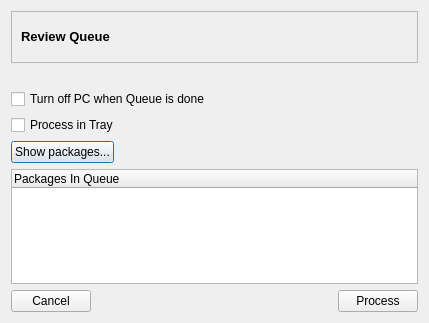
<ui version="4.0" >
 <class>QueueReadyDialog</class>
 <widget class="QDialog" name="QueueReadyDialog" >
  <property name="geometry" >
   <rect>
    <x>0</x>
    <y>0</y>
    <width>429</width>
    <height>323</height>
   </rect>
  </property>
  <property name="windowTitle" >
   <string>Review Queue</string>
  </property>
  <layout class="QGridLayout" >
   <item row="1" column="0" >
    <layout class="QVBoxLayout" >
     <item>
      <widget class="QLabel" name="queueInfo" >
       <property name="text" >
        <string/>
       </property>
      </widget>
     </item>
     <item>
      <widget class="QCheckBox" name="turnoffBox" >
       <property name="text" >
        <string>Turn off PC when Queue is done</string>
       </property>
      </widget>
     </item>
     <item>
      <widget class="QCheckBox" name="trayBox" >
       <property name="text" >
        <string>Process in Tray</string>
       </property>
      </widget>
     </item>
     <item>
      <layout class="QHBoxLayout" >
       <item>
        <widget class="QPushButton" name="showPackages" >
         <property name="text" >
          <string>Show packages...</string>
         </property>
         <property name="checkable" >
          <bool>true</bool>
         </property>
        </widget>
       </item>
       <item>
        <spacer>
         <property name="orientation" >
          <enum>Qt::Horizontal</enum>
         </property>
         <property name="sizeHint" >
          <size>
           <width>40</width>
           <height>20</height>
          </size>
         </property>
        </spacer>
       </item>
      </layout>
     </item>
     <item>
      <widget class="QTreeWidget" name="treeWidget" >
       <column>
        <property name="text" >
         <string>Packages In Queue</string>
        </property>
       </column>
      </widget>
     </item>
     <item>
      <layout class="QHBoxLayout" >
       <item>
        <widget class="QPushButton" name="cancelButton" >
         <property name="text" >
          <string>Cancel</string>
         </property>
         <property name="icon" >
          <iconset resource="qtpacman.qrc" >:/Icons/icons/dialog-cancel.png</iconset>
         </property>
        </widget>
       </item>
       <item>
        <spacer>
         <property name="orientation" >
          <enum>Qt::Horizontal</enum>
         </property>
         <property name="sizeHint" >
          <size>
           <width>81</width>
           <height>20</height>
          </size>
         </property>
        </spacer>
       </item>
       <item>
        <widget class="QPushButton" name="processButton" >
         <property name="text" >
          <string>Process</string>
         </property>
         <property name="icon" >
          <iconset resource="qtpacman.qrc" >:/Icons/icons/dialog-ok-apply.png</iconset>
         </property>
        </widget>
       </item>
      </layout>
     </item>
    </layout>
   </item>
   <item row="0" column="0" >
    <widget class="QFrame" name="frame" >
     <property name="sizePolicy" >
      <sizepolicy vsizetype="Maximum" hsizetype="Preferred" >
       <horstretch>0</horstretch>
       <verstretch>0</verstretch>
      </sizepolicy>
     </property>
     <property name="frameShape" >
      <enum>QFrame::StyledPanel</enum>
     </property>
     <property name="frameShadow" >
      <enum>QFrame::Sunken</enum>
     </property>
     <layout class="QGridLayout" >
      <item row="0" column="0" >
       <widget class="QLabel" name="label" >
        <property name="text" >
         <string>&lt;html>&lt;head>&lt;meta name="qrichtext" content="1" />&lt;style type="text/css">
p, li { white-space: pre-wrap; }
&lt;/style>&lt;/head>&lt;body style=" font-family:'Sans Serif'; font-size:10pt; font-weight:400; font-style:normal;">
&lt;p style=" margin-top:0px; margin-bottom:0px; margin-left:0px; margin-right:0px; -qt-block-indent:0; text-indent:0px;">&lt;span style=" font-weight:600;">Review Queue&lt;/span>&lt;/p>&lt;/body>&lt;/html></string>
        </property>
       </widget>
      </item>
      <item row="0" column="1" >
       <widget class="QLabel" name="label_2" >
        <property name="sizePolicy" >
         <sizepolicy vsizetype="Maximum" hsizetype="Maximum" >
          <horstretch>0</horstretch>
          <verstretch>0</verstretch>
         </sizepolicy>
        </property>
        <property name="minimumSize" >
         <size>
          <width>32</width>
          <height>32</height>
         </size>
        </property>
        <property name="text" >
         <string/>
        </property>
        <property name="pixmap" >
         <pixmap resource="qtpacman.qrc" >:/Icons/icons/dialog-ok-apply.png</pixmap>
        </property>
        <property name="scaledContents" >
         <bool>true</bool>
        </property>
       </widget>
      </item>
     </layout>
    </widget>
   </item>
  </layout>
 </widget>
 <resources>
  <include location="qtpacman.qrc" />
 </resources>
 <connections>
  <connection>
   <sender>showPackages</sender>
   <signal>toggled(bool)</signal>
   <receiver>treeWidget</receiver>
   <slot>setVisible(bool)</slot>
   <hints>
    <hint type="sourcelabel" >
     <x>82</x>
     <y>115</y>
    </hint>
    <hint type="destinationlabel" >
     <x>214</x>
     <y>208</y>
    </hint>
   </hints>
  </connection>
 </connections>
</ui>
